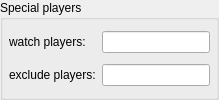
        <widget class="QGroupBox" name="special_players">
         <property name="title">
          <string>Special players</string>
         </property>
         <layout class="QGridLayout" name="gridLayout_1">
          <property name="leftMargin">
           <number>6</number>
          </property>
          <property name="topMargin">
           <number>6</number>
          </property>
          <property name="rightMargin">
           <number>6</number>
          </property>
          <property name="bottomMargin">
           <number>6</number>
          </property>
          <item row="1" column="1">
           <widget class="QLineEdit" name="LineEdit_exclude">
            <property name="sizePolicy">
             <sizepolicy hsizetype="MinimumExpanding" vsizetype="Fixed">
              <horstretch>0</horstretch>
              <verstretch>0</verstretch>
             </sizepolicy>
            </property>
            <property name="toolTip">
             <string>players to be colored green</string>
            </property>
            <property name="whatsThis">
             <string>add players you want to

- see green coloured and
- exclude from shouting.

Use semicolon &quot;;&quot; as delimiter (no spaces)</string>
            </property>
           </widget>
          </item>
          <item row="0" column="0">
           <widget class="QLabel" name="TextLabel_watch">
            <property name="text">
             <string>watch players:</string>
            </property>
            <property name="wordWrap">
             <bool>false</bool>
            </property>
            <property name="buddy">
             <cstring>LineEdit_watch</cstring>
            </property>
           </widget>
          </item>
          <item row="0" column="1">
           <widget class="QLineEdit" name="LineEdit_watch">
            <property name="sizePolicy">
             <sizepolicy hsizetype="MinimumExpanding" vsizetype="Fixed">
              <horstretch>0</horstretch>
              <verstretch>0</verstretch>
             </sizepolicy>
            </property>
            <property name="toolTip">
             <string>players to be colored red</string>
            </property>
            <property name="whatsThis">
             <string>add players you want to

- see red coloured and
- hear sound if entering/leaving.

Use semicolon &quot;;&quot; as delimiter (no spaces)</string>
            </property>
           </widget>
          </item>
          <item row="1" column="0">
           <widget class="QLabel" name="TextLabel_exclude">
            <property name="text">
             <string>exclude players:</string>
            </property>
            <property name="wordWrap">
             <bool>false</bool>
            </property>
            <property name="buddy">
             <cstring>LineEdit_exclude</cstring>
            </property>
           </widget>
          </item>
         </layout>
        </widget>
